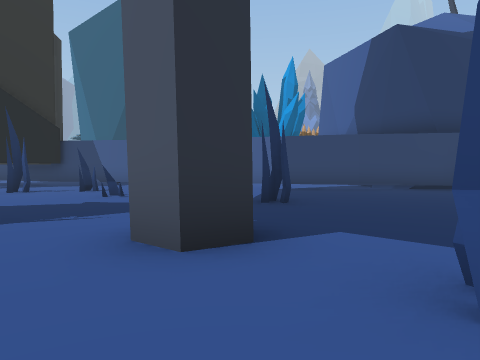
view 1 (above)

24 first-person views from a walk through a 3-D level made in the Unity game engine. The camera is 1.2 m above the floor, tilts 2° down and sees 70° across. Doors are open. The floor is counted in squares, 2 m on a side. Each view is taken from the middle of a square. On the plan, view 1 faces up. The plan holds only what a view shows up to about 10 squares ahead; the rest is blank. The place goes on beyond the plan.

view 2
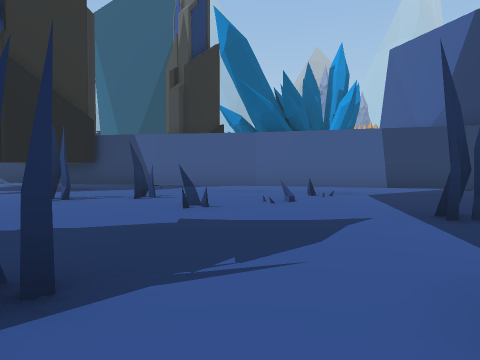

view 3
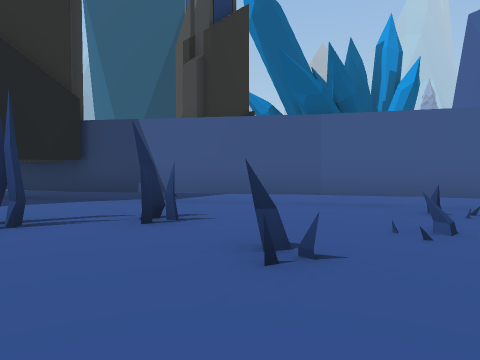

view 4
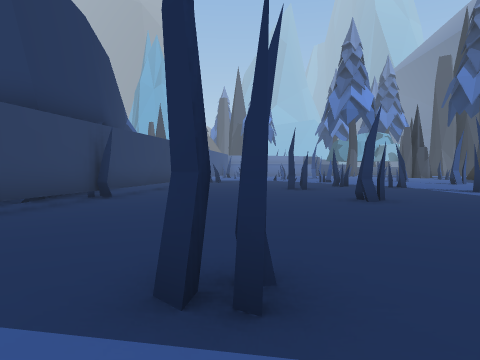

view 5
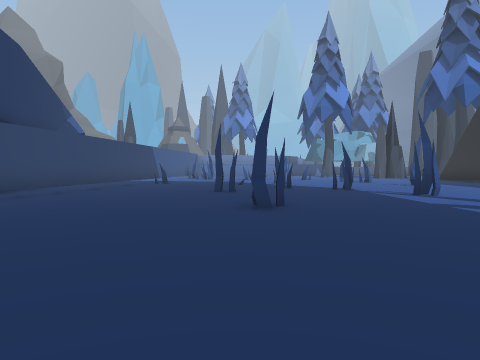

view 6
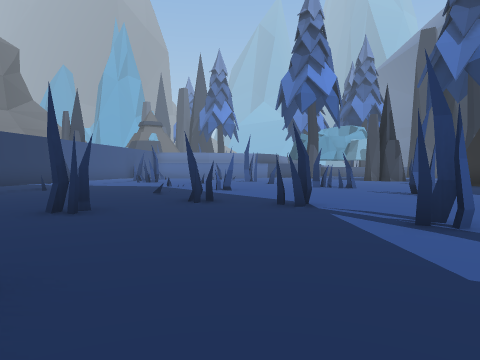

view 7
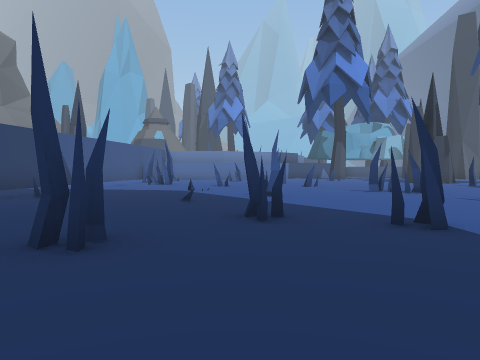

view 8
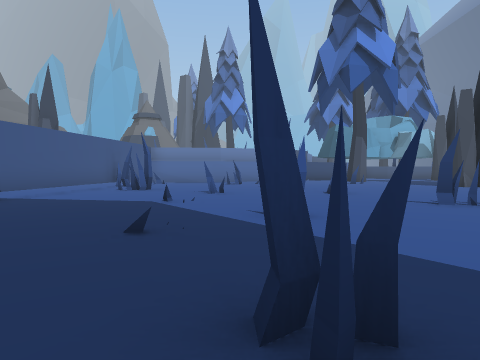

view 9
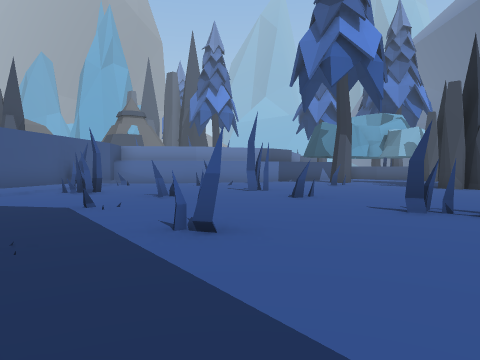

view 10
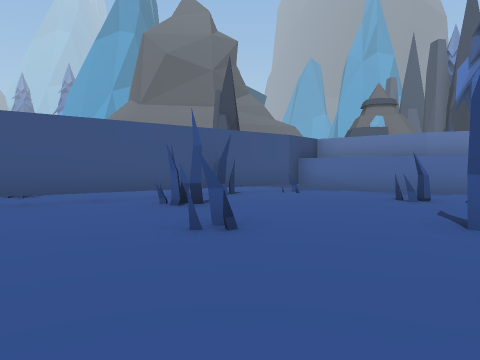

view 11
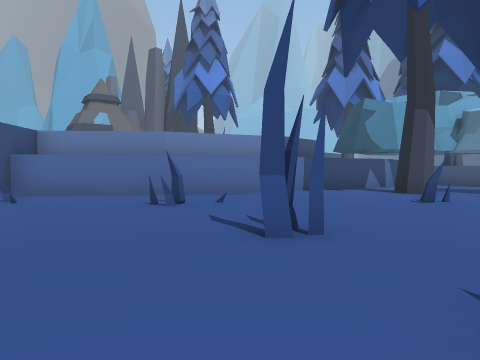

view 12
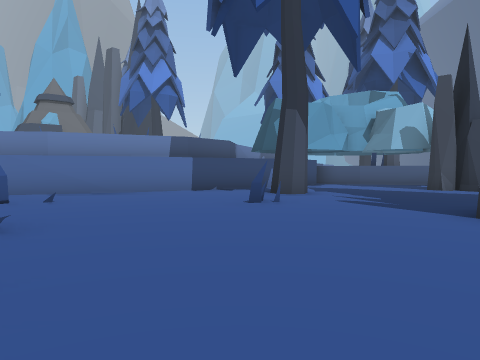

view 13
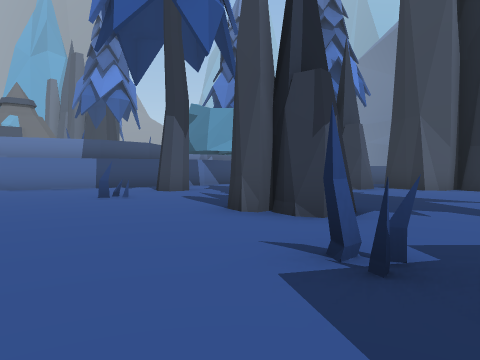

view 14
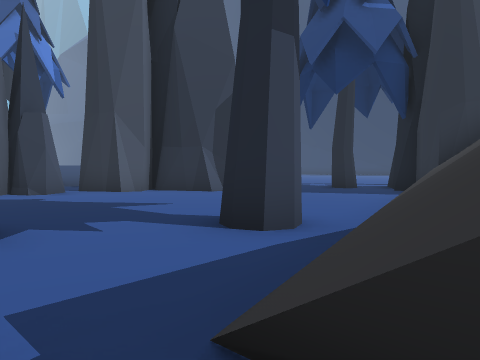

view 15
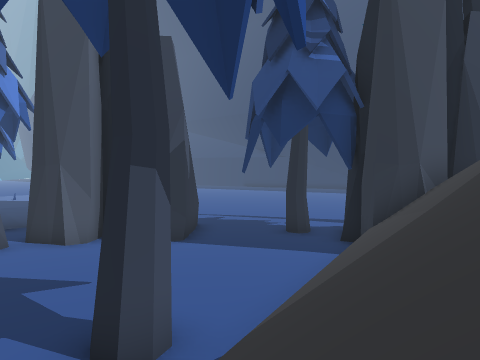

view 16
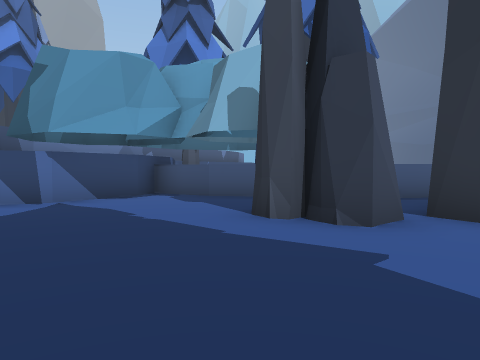

view 17
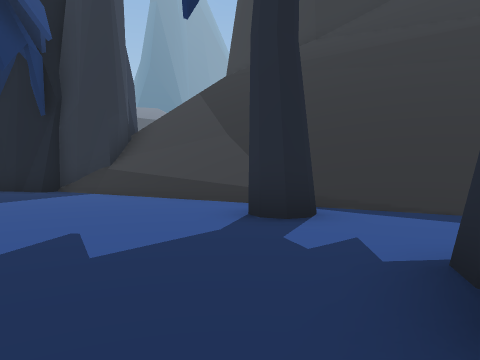

view 18
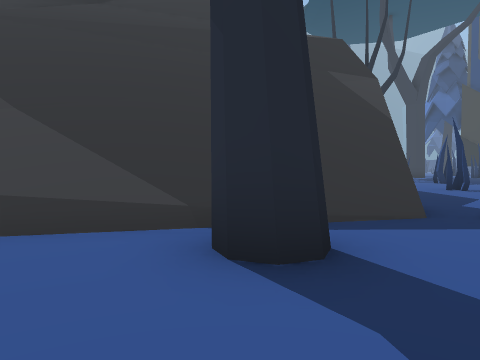

view 19
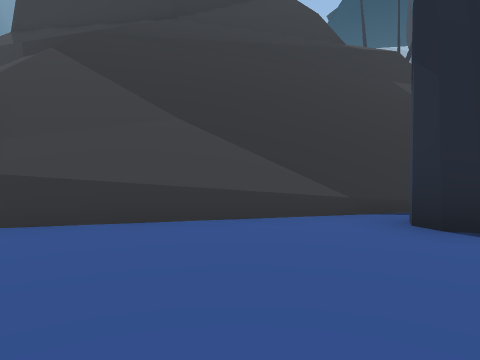

view 20
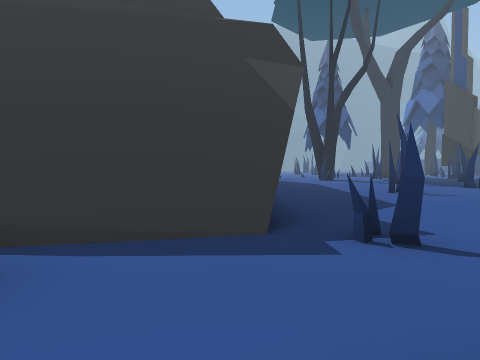

view 21
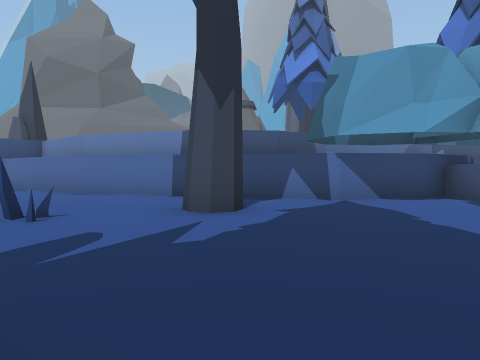

view 22
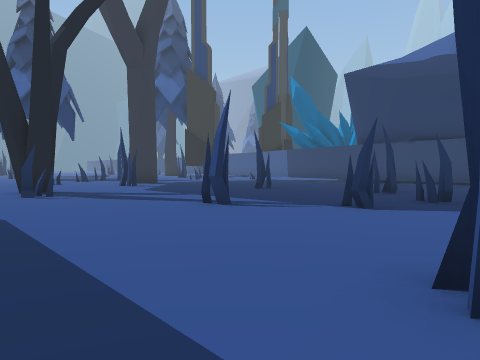

view 23
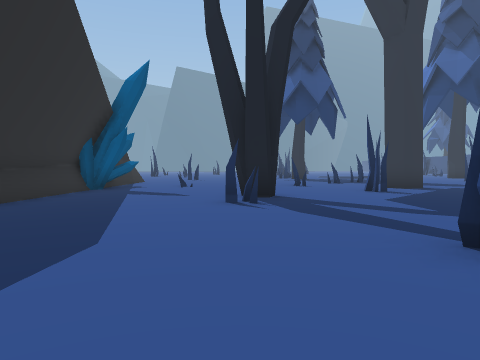

view 24
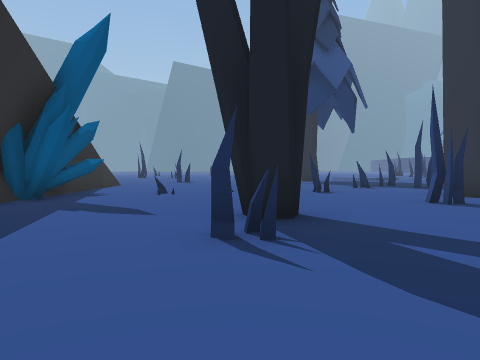

### Floor plan
Key: @ floor where view 1 was taken; # wall or solid block; x gap in a wall; . main floor; : floor 3 m higher than the main floor; + floor 8.5 m higher than the main floor; * floor 8.75 m higher than the main floor; % floor 9 m higher than the main floor; & floor 9.5 m higher than the main floor; / step, stairs or slope; = window, fence, low wall or low ledge; ^ raised ledge.
Columns run from 7 left of view 1 to 28 right of it. Each row starts with its distance up from view 1.
 12 ###
 11 #...#.###
 10 ........###
  9 .#x#........#####
  8  .................  .:
  7  ...#...............#.......####
  6   ......#................#...=.#
  5    ............................#
  4    .............#.....=.#......#
  3     #..#.........#..=........#.##
  2     ................#...........#
  1     ....................#.......##
  0     ...@.......#.................#
 -1       ...............##......#...##
 -2       ....##.......#...........#..#
 -3     ..............................##
 -4     ..=....................#.......#
 -5     ..........   .......#..#...... #
 -6     ..###..#       #/////........#..
 -7     #   ####     #=#/////.......## #
 -8                  ###=////##........
 -9                  #=+=////.......#..^
-10                  #=*=/////.....##  ^
-11                   #%=////#....##
-12                   #&//////....#
-13                    &+/////....
-14                      ////##..
-15                      // /##.
-16                     #/  ####

Positions as (right, up) in squares from view 1, and headings:
1: (0, 0), facing up
2: (-2, 2), facing up
3: (-3, 5), facing up
4: (-1, 6), facing right
5: (0, 4), facing right
6: (4, 2), facing right
7: (6, 3), facing right
8: (9, 3), facing right
9: (10, 2), facing right
10: (15, 1), facing up-right
11: (16, 2), facing right
12: (16, -1), facing right
13: (15, -4), facing right
14: (16, -5), facing down-right
15: (15, -6), facing down-right
16: (21, -6), facing right
17: (22, -5), facing down-left
18: (21, -8), facing left
19: (22, -10), facing left
20: (20, -6), facing left
21: (21, -6), facing up-right
22: (12, -4), facing up-left
23: (10, -2), facing left
24: (7, -2), facing left
